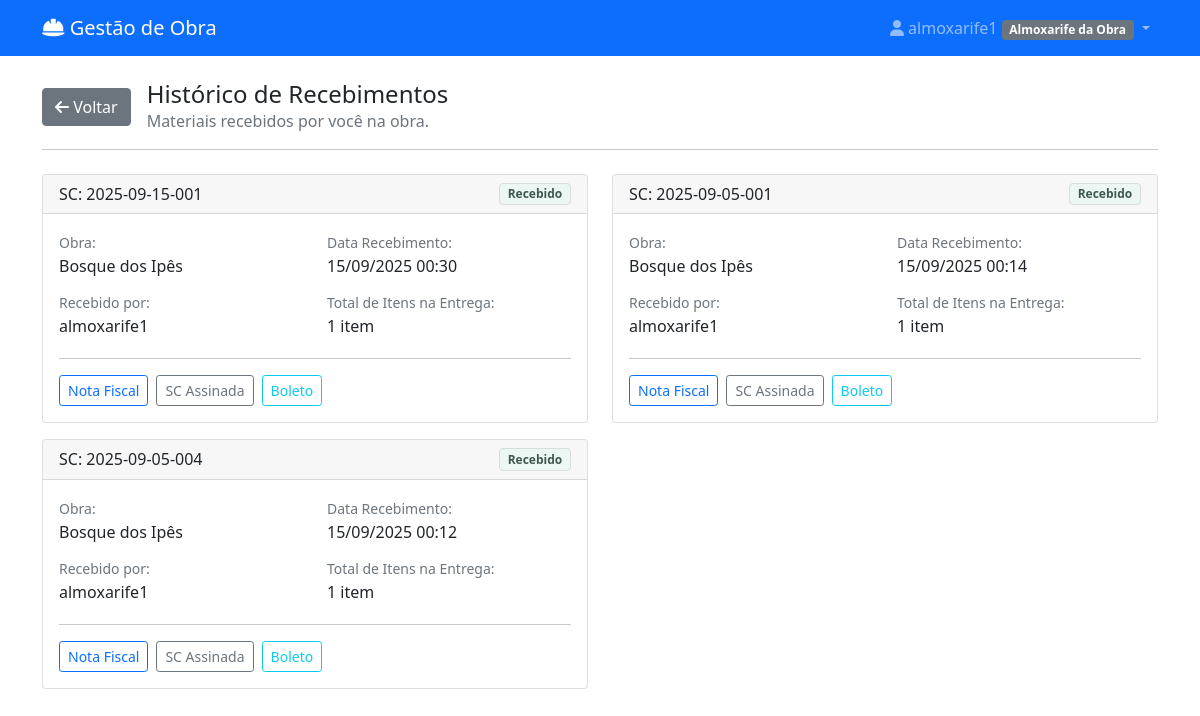
Before: /historico-recebimentos/ (signed in) with the older database file.
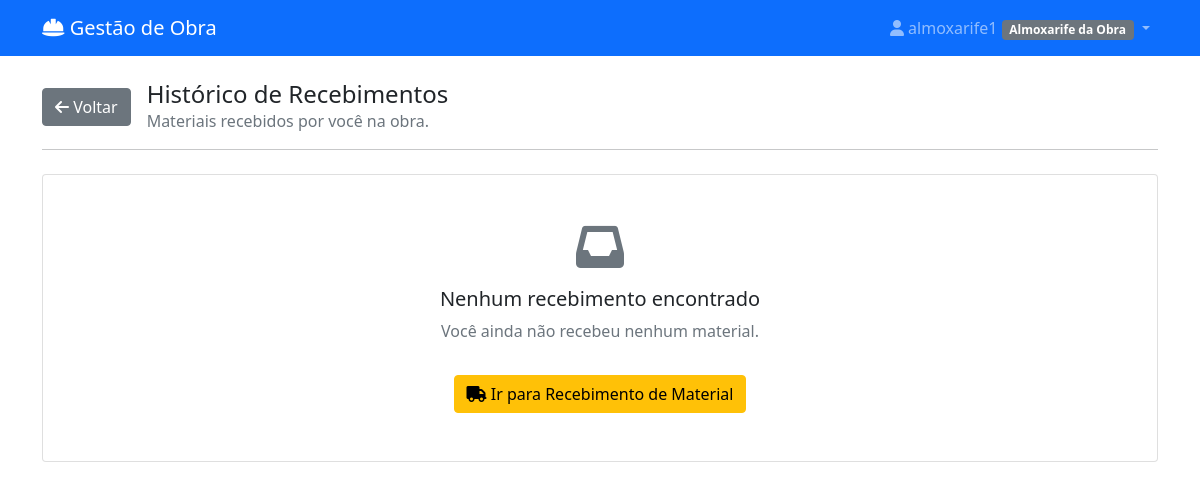
After: the same page with the newer database file.
### materiais/models.py (models this page shows, shortened)
class Recebimento(models.Model):
    solicitacao = models.ForeignKey(SolicitacaoCompra, on_delete=models.CASCADE, related_name='recebimentos', verbose_name="Solicitação de Compra")
    recebedor = models.ForeignKey(User, on_delete=models.PROTECT, verbose_name="Recebedor")
    data_recebimento = models.DateTimeField(default=timezone.now, verbose_name="Data de Recebimento")
    observacoes = models.TextField(blank=True, verbose_name="Observações Gerais")
    nota_fiscal = models.FileField(upload_to=get_nota_fiscal_upload_path, verbose_name="Nota Fiscal")
    sc_assinada = models.FileField(upload_to=get_sc_assinada_upload_path, verbose_name="SC Assinada")
    boleto_comprovante = models.FileField(upload_to=get_boleto_comprovante_upload_path, verbose_name="Boleto/Comprovante")
    class Meta:
        verbose_name = "Recebimento"
        verbose_name_plural = "Recebimentos"
        ordering = ['-data_recebimento']

class SolicitacaoCompra(models.Model):
    STATUS_CHOICES = [
        ('rascunho', 'Rascunho'),
        ('pendente_aprovacao', 'Pendente de Aprovação'),
        ('aprovado_engenharia', 'Aprovado - Engenharia'),
        ('aprovada', 'Cotação - Para Iniciar'),
        ('rejeitada', 'Rejeitada'),
        ('em_cotacao', 'Cotação - Em Andamento'),
        ('aguardando_resposta', 'Cotação - Aguardando Resposta'),
        ('cotacao_selecionada', 'Cotação - Recebida/Analisar'),
        ('finalizada', 'RM Gerada'),
        ('a_caminho', 'A Caminho'),
        ('recebida_parcial', 'Recebida Parcialmente'),
        ('recebida', 'Recebida'),
    ]
    numero = models.CharField(max_length=100, unique=True, blank=True, verbose_name="Código")
    solicitante = models.ForeignKey(User, on_delete=models.CASCADE, related_name='solicitacoes')
    obra = models.ForeignKey(Obra, on_delete=models.CASCADE, null=True, blank=True)
    destino = models.ForeignKey(
        DestinoEntrega,
        on_delete=models.SET_NULL,
        null=True,
        blank=True,
        verbose_name="Destino de Entrega"
    )
    categoria_sc = models.ForeignKey(
        CategoriaSC,
        on_delete=models.SET_NULL,
        null=True,
        blank=True,
        verbose_name="Categoria da SC"
    )
    data_criacao = models.DateTimeField(auto_now_add=True)
    data_necessidade = models.DateField()
    justificativa = models.TextField(verbose_name="Observação Geral")
    is_emergencial = models.BooleanField(default=False, verbose_name="Solicitação Emergencial")
    status = models.CharField(max_length=20, choices=STATUS_CHOICES, default='rascunho')
    aprovador = models.ForeignKey(User, on_delete=models.SET_NULL, null=True, blank=True, related_name='aprovacoes')
    data_aprovacao = models.DateTimeField(null=True, blank=True)
    observacoes_aprovacao = models.TextField(blank=True)
    data_recebimento = models.DateTimeField(null=True, blank=True, verbose_name="Data de Recebimento")
    recebedor = models.ForeignKey(User, on_delete=models.CASCADE, verbose_name="Recebedor", null=True, blank=True)
    sc_mae = models.ForeignKey(
        'self',
        on_delete=models.SET_NULL,
        null=True,
        blank=True,
        related_name='scs_filhas'
    )

class Obra(models.Model):
    nome = models.CharField(max_length=100, verbose_name="Nome da Obra")
    endereco = models.CharField(max_length=200, blank=True, verbose_name="Endereço")
    data_inicio = models.DateField(null=True, blank=True, verbose_name="Data de Início")
    data_fim = models.DateField(null=True, blank=True, verbose_name="Data de Fim")
    ativa = models.BooleanField(default=True, verbose_name="Ativa")
    class Meta:
        verbose_name = "Obra"
        verbose_name_plural = "Obras"

class User(AbstractUser):
    PERFIL_CHOICES = [
        ('almoxarife_obra', 'Almoxarife da Obra'),
        ('engenheiro', 'Engenheiro'),
        ('almoxarife_escritorio', 'Almoxarife do Escritório'),
        ('diretor', 'Diretor'),
    ]
    perfil = models.CharField(max_length=30, choices=PERFIL_CHOICES)
    telefone = models.CharField(max_length=15, blank=True)
    obras = models.ManyToManyField('Obra', blank=True, related_name='usuarios')
    assinatura_imagem = models.ImageField(upload_to='assinaturas/', null=True, blank=True, verbose_name="Imagem da Assinatura")

### materiais/views.py (the view)
# urls.py: path('historico-recebimentos/', views.historico_recebimentos, name='historico_recebimentos'),
@login_required
def historico_recebimentos(request):
    if request.user.perfil != 'almoxarife_obra':
        messages.error(request, 'Acesso negado.')
        return redirect('materiais:dashboard')
    recebimentos_feitos = Recebimento.objects.filter(
        recebedor=request.user
    ).select_related('solicitacao__obra').prefetch_related('itens_recebidos').order_by('-data_recebimento')
    context = {
        'materiais_recebidos': recebimentos_feitos
    }
    return render(request, 'materiais/historico_recebimentos.html', context)

### materiais/templates/materiais/historico_recebimentos.html (shortened to what this page needs)
{% extends 'materiais/base.html' %}
{% block content %}
<div class="d-flex align-items-center mb-3">
    <a href="{% url 'materiais:dashboard' %}" class="btn btn-secondary me-3">
        <i class="fas fa-arrow-left"></i> Voltar
    </a>
    <div>
        <h4 class="mb-0">Histórico de Recebimentos</h4>
        <p class="text-muted mb-0">Materiais recebidos por você na obra.</p>
    </div>
</div>
<hr class="mb-4">
{% if materiais_recebidos %}
    <div class="row">
        {% for recebimento in materiais_recebidos %}
        <div class="col-md-6 mb-3">
            <div class="card">
                <div class="card-header d-flex justify-content-between align-items-center">
                    <h6 class="mb-0">SC: {{ recebimento.solicitacao.numero }}</h6>
                    <span class="status-badge badge-entregue">Recebido</span>
                </div>
                <div class="card-body">
                    <div class="row">
                        <div class="col-6">
                            <small class="text-muted">Obra:</small>
                            <p class="mb-1">{{ recebimento.solicitacao.obra.nome|default:"-" }}</p>
                        </div>
                        <div class="col-6">
                            <small class="text-muted">Data Recebimento:</small>
                            <p class="mb-1">{{ recebimento.data_recebimento|date:"d/m/Y H:i" }}</p>
                        </div>
                    </div>
                    <div class="row mt-2">
                        <div class="col-6">
                            <small class="text-muted">Recebido por:</small>
                            <p class="mb-1">{{ recebimento.recebedor.get_full_name|default:recebimento.recebedor.username }}</p>
                        </div>
                        <div class="col-6">
                            <small class="text-muted">Total de Itens na Entrega:</small>
                            <p class="mb-1">{{ recebimento.itens_recebidos.count }} item{{ recebimento.itens_recebidos.count|pluralize:"s" }}</p>
                        </div>
                    </div>
                    <hr>
                    <div class="d-flex gap-2">
                        {% if recebimento.nota_fiscal %}<a href="{{ recebimento.nota_fiscal.url }}" class="btn btn-sm btn-outline-primary" target="_blank">Nota Fiscal</a>{% endif %}
                        {% if recebimento.sc_assinada %}<a href="{{ recebimento.sc_assinada.url }}" class="btn btn-sm btn-outline-secondary" target="_blank">SC Assinada</a>{% endif %}
                        {% if recebimento.boleto_comprovante %}<a href="{{ recebimento.boleto_comprovante.url }}" class="btn btn-sm btn-outline-info" target="_blank">Boleto</a>{% endif %}
                    </div>
                </div>
            </div>
        </div>
        {% endfor %}
    </div>
{% else %}
    <div class="card">
        <div class="card-body text-center p-5">
            <i class="fas fa-inbox fa-3x text-muted mb-3"></i>
            <h5>Nenhum recebimento encontrado</h5>
            <p class="text-muted">Você ainda não recebeu nenhum material.</p>
            <a href="{% url 'materiais:registrar_recebimento' %}" class="btn btn-warning mt-3">
                <i class="fas fa-truck"></i> Ir para Recebimento de Material            </a>
        </div>
    </div>
{% endif %}
{% endblock %}

Changed rows visible on the page:
removed Recebimento: solicitacao.numero "2025-09-15-001", solicitacao.obra.nome "Bosque dos Ipês", data_recebimento "15/09/2025 00:30", recebedor.get_full_name "almoxarife1", itens_recebidos.count "1"
removed Recebimento: solicitacao.numero "2025-09-05-001", solicitacao.obra.nome "Bosque dos Ipês", data_recebimento "15/09/2025 00:14", recebedor.get_full_name "almoxarife1", itens_recebidos.count "1"
removed Recebimento: solicitacao.numero "2025-09-05-004", solicitacao.obra.nome "Bosque dos Ipês", data_recebimento "15/09/2025 00:12", recebedor.get_full_name "almoxarife1", itens_recebidos.count "1"
Other visible differences:
text now shown: "Nenhum recebimento encontrado Você ainda não recebeu nenhum material. Ir para Recebimento de Material"
